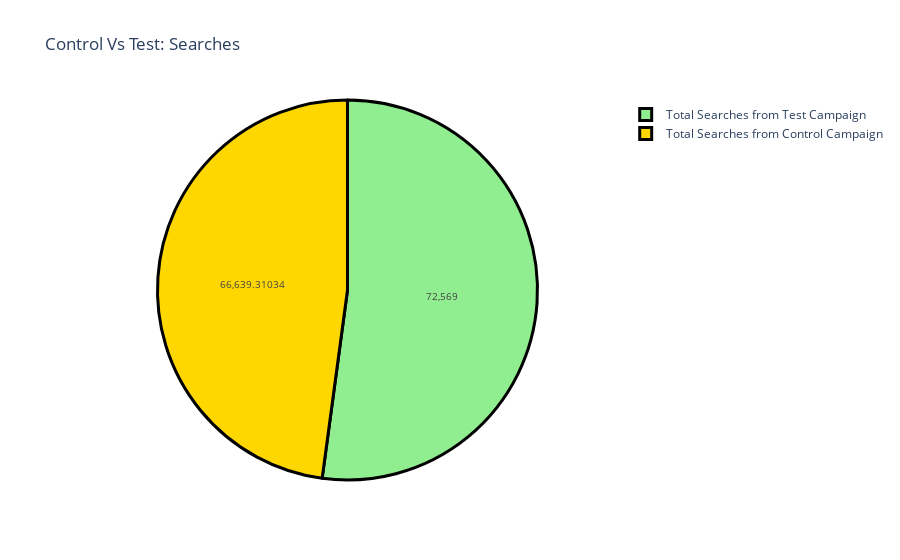

Here is the notebook cell this chart was saved with:
### Markdown cell above
### Analyze relationship between number of searches performed on the website from both campaigns.

### Code cell
label = ["Total Searches from Control Campaign", 
         "Total Searches from Test Campaign"]
counts = [sum(control_data["Searches Received"]), 
          sum(test_data["Searches Received"])]
colors = ['gold','lightgreen']
fig = go.Figure(data=[go.Pie(labels=label, values=counts)])
fig.update_layout(title_text='Control Vs Test: Searches')
fig.update_traces(hoverinfo='label+percent', textinfo='value', 
                  textfont_size=10,
                  marker=dict(colors=colors, 
                              line=dict(color='black', width=3)))
fig.show()

### Figure 1 — Plotly figure (JSON) as saved in the notebook; plotly's stock layout.template omitted (floating-point values rounded to 4 significant figures)
{"data": [{"hoverinfo": "label+percent", "labels": ["Total Searches from Control Campaign", "Total Searches from Test Campaign"], "marker": {"colors": ["gold", "lightgreen"], "line": {"color": "black", "width": 3}}, "textfont": {"size": 10}, "textinfo": "value", "type": "pie", "values": [66640.0, 72569]}], "layout": {"autosize": true, "title": {"text": "Control Vs Test: Searches"}}}
